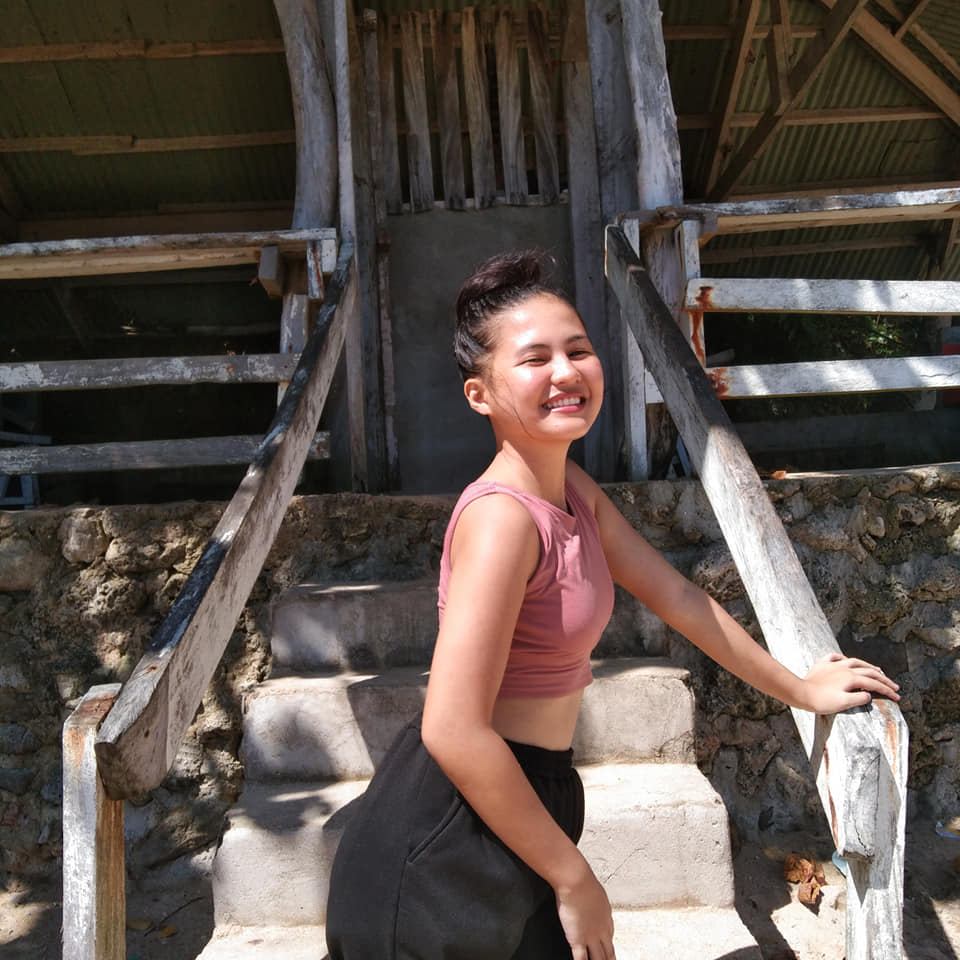
#> input picture photos/inday.jpg, 960 x 960 px
$ python transforamation.py
#> lines starting #> are read from the running program, lines starting #| are printed output that depends on the picture
import cv2 as cv
import numpy as np

img = cv.imread('photos/inday.jpg')
#> img is the input picture: shape (960, 960, 3); mean B, G, R 75.6, 81.7, 92.6
cv.imshow('Inday', img)

# translation
def translate(img, x, y):
#> called with x = -100, y = 100
    transMat = np.float32([[1,0,x],[0,1,y]])
    dimensions = (img.shape[1], img.shape[0])
#> dimensions = (960, 960)
    return cv.warpAffine(img, transMat, dimensions)
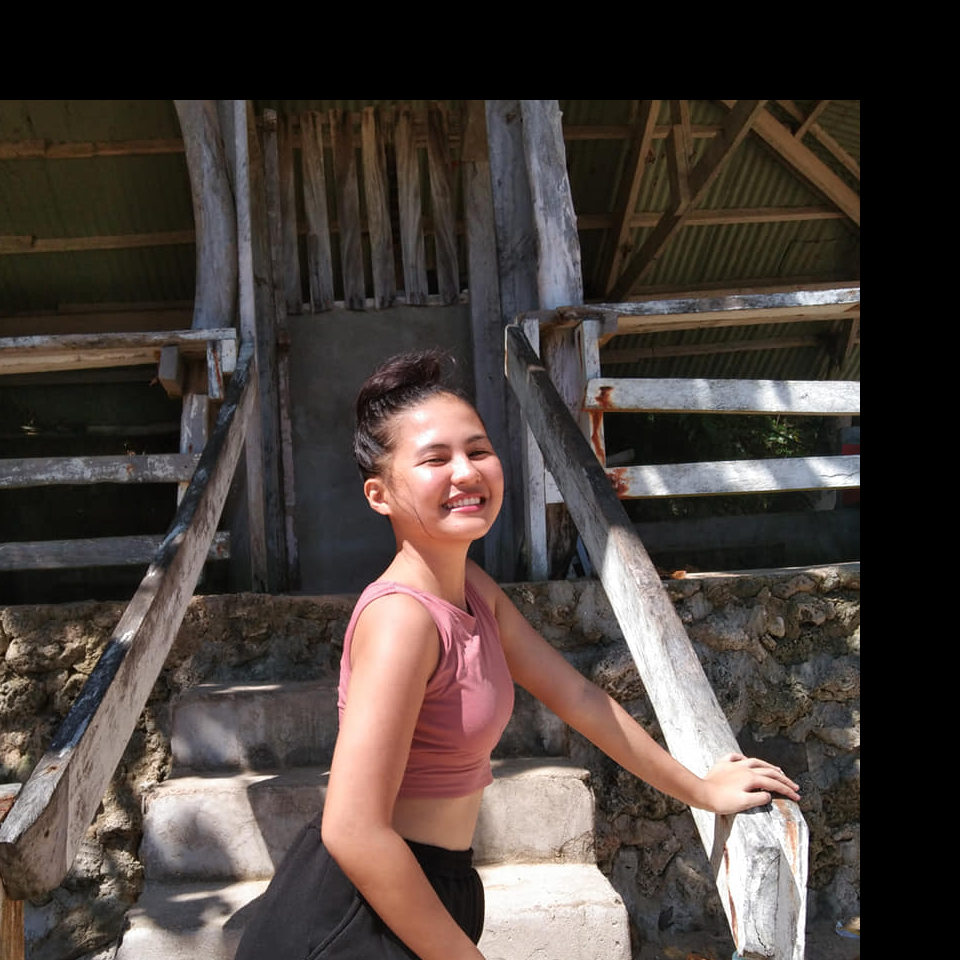
#> returned value: shape (960, 960, 3); mean of channels 0, 1, 2 59, 63.8, 73.3; drawn as B, G, R

# -x --> Left
# -y --> Up
# x --> Right
# y --> Down

translated = translate(img, -100, 100)
cv.imshow('Translated', translated)

# Rotation
def rotate(img, angle, rotPoint=None):
#> called with angle = 45
    (height, width) = img.shape[:2]
#> height = 960; width = 960

    if rotPoint is None:
        rotPoint = (width//2,height//2)
#> rotPoint = (480, 480)
    rotMat = cv.getRotationMatrix2D(rotPoint, angle, 1.0)
    dimenaions = (width,height)
#> dimenaions = (960, 960)

    return cv.warpAffine(img, rotMat, dimenaions)
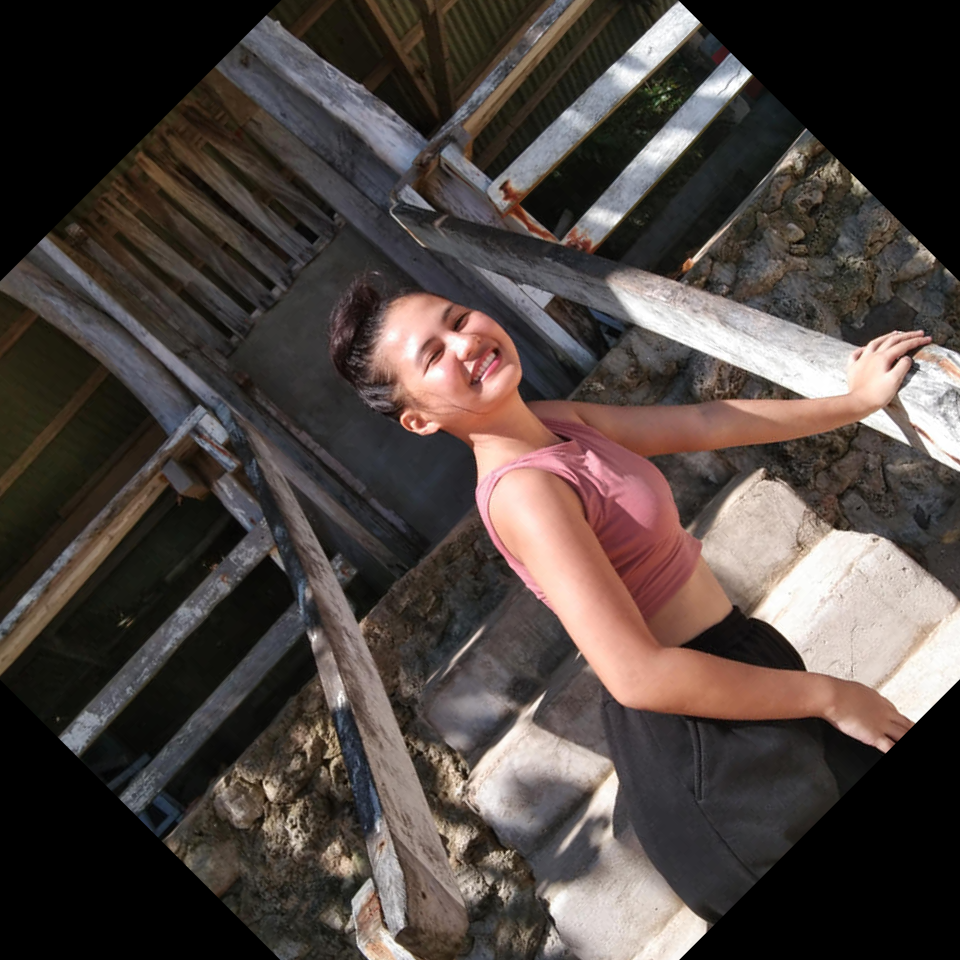
#> returned value: shape (960, 960, 3); mean of channels 0, 1, 2 63.8, 68, 77.6; drawn as B, G, R

rotated = rotate(img, 45)
cv.imshow('Rotated', rotated)

rotated_rotated = rotate(rotated, 90)
#> call 2 of rotate, with angle = 90
#> in rotate (call 2), `return cv.warpAffine(img, rotMat, dimenaions)`:
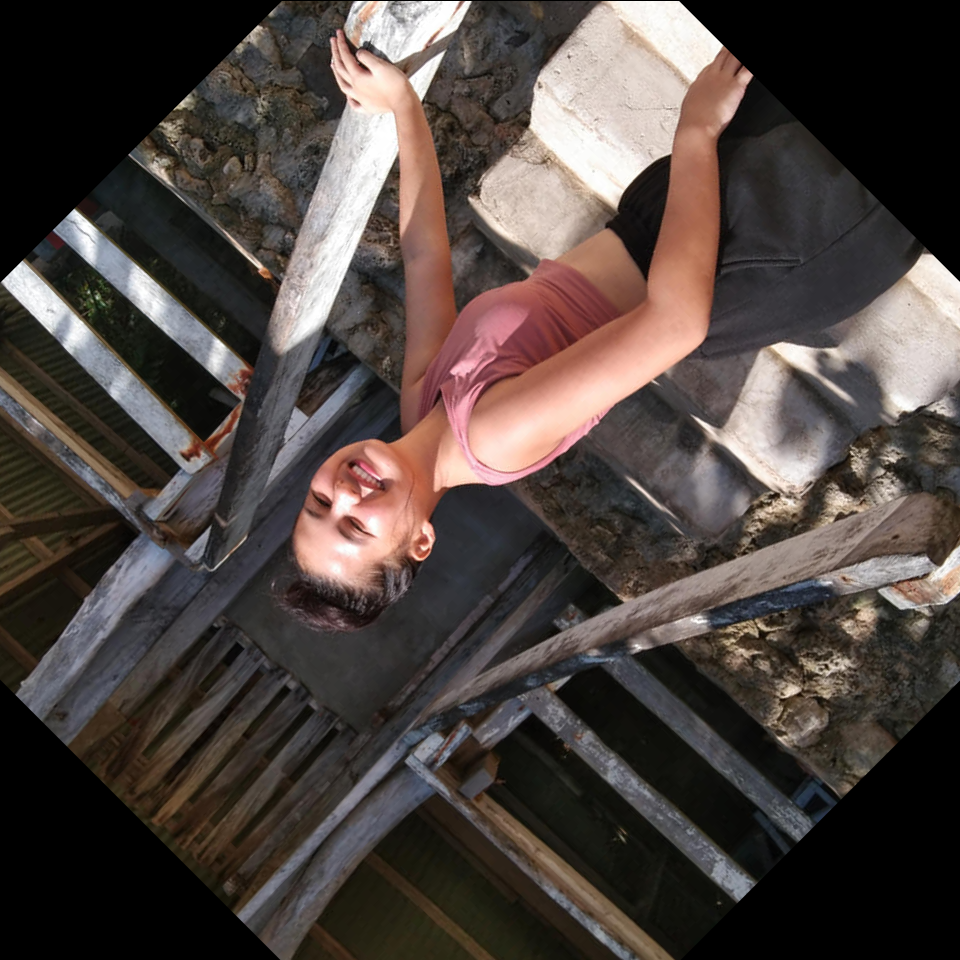
#> returned value: shape (960, 960, 3); mean of channels 0, 1, 2 63.8, 68, 77.6; drawn as B, G, R
cv.imshow('RotatedV2', rotated_rotated)

# Resize
resized = cv.resize(img, (500,500), interpolation=cv.INTER_CUBIC)
cv.imshow('Resize', resized)

# Flipping
flip = cv.flip(img, -1)
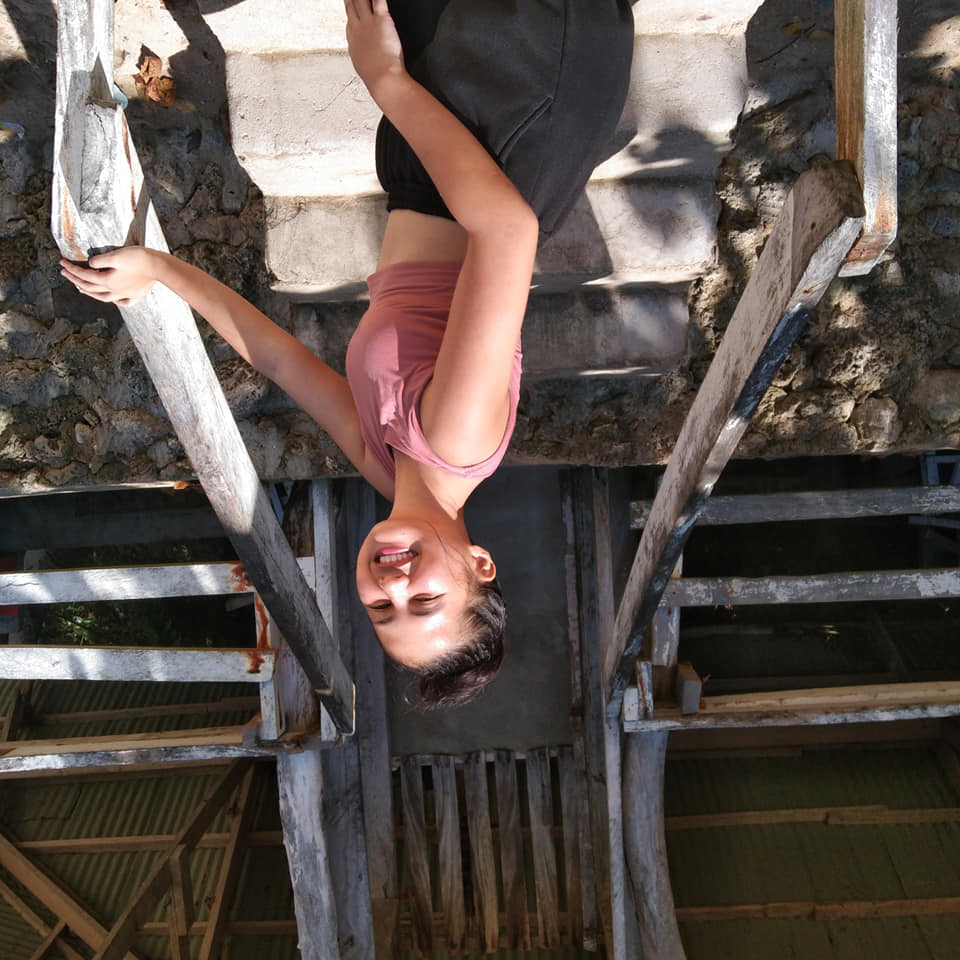
#> flip: shape (960, 960, 3); mean B, G, R 75.6, 81.7, 92.6
cv.imshow('Flipping', flip)

cv.waitKey(0)

$ run again, with photos/gf5.jpg copied over photos/inday.jpg
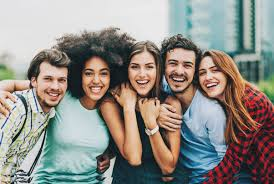
#> input picture photos/gf5.jpg, 274 x 184 px
#> img is the input picture: shape (184, 274, 3); mean B, G, R 135.2, 141.3, 144.5
#> `resized = cv.resize(img, (500,500), interpolation=cv.INTER_CUBIC)`:
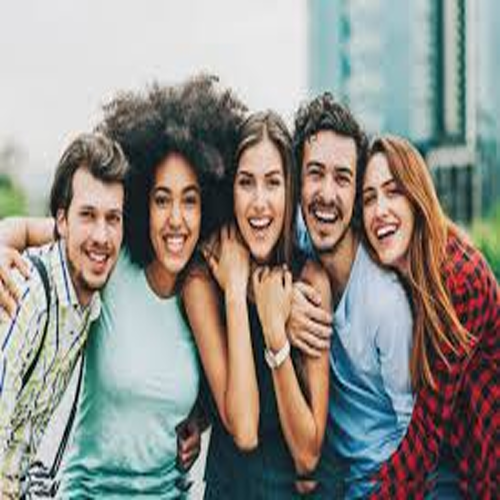
#> resized: shape (500, 500, 3); mean B, G, R 135.2, 141.3, 144.5
#> `flip = cv.flip(img, -1)`:
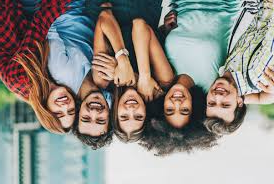
#> flip: shape (184, 274, 3); mean B, G, R 135.2, 141.3, 144.5
